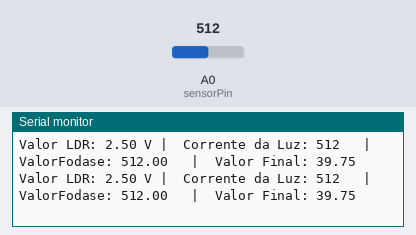
The sketch below on a simulated ESP8266 (NodeMCU). Parts: the last lines printed to the serial monitor. The test bench sets the inputs (shaded band); at power-on: A0 (sensorPin) = 512.

Above: at 1.2 s.
1.3 s: A0 (sensorPin) set to 716
At 1.34 s:
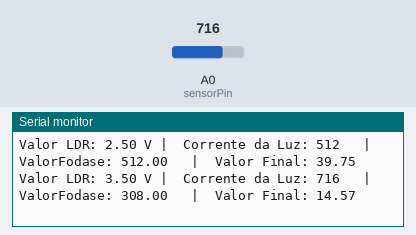
2.8 s: A0 (sensorPin) set to 900
At 2.88 s:
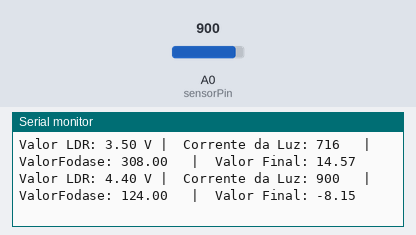
Timing chart, 0 to 5.8 s (numbered marks = the images above; inputs shaded):
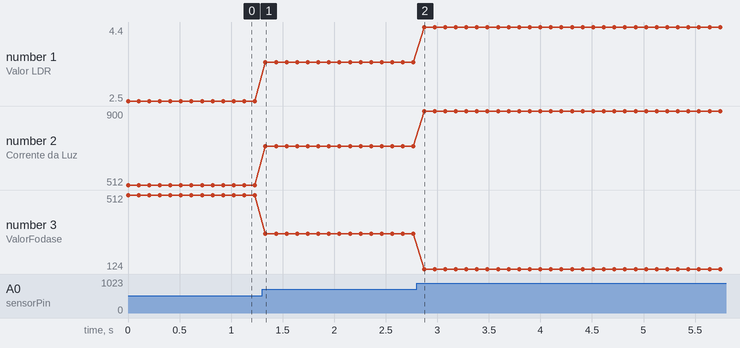

Measured:
- after the input at 1.3 s, the serial monitor: prints a new line at once (image 1)
- after the input at 2.8 s, the serial monitor: prints a new line after 0.07 s (image 2)
- plotted number 1: 2.5 → 3.5 after the input at 1.3 s, 3.5 → 4.4 after the input at 2.8 s
- plotted number 2: 512 → 716 after the input at 1.3 s, 716 → 900 after the input at 2.8 s
- plotted number 3: 512 → 308 after the input at 1.3 s, 308 → 124 after the input at 2.8 s

The sketch:

esp8266_LOLin_light_sensor_v01.ino
```cpp
#include <ESP8266WiFi.h>

const int sensorPin = A0; // Pino analógico conectado ao sensor LDR
const int intervaloLeitura = 100; // Intervalo entre leituras em milissegundos (5 segundos)

void setup() {
  Serial.begin(115200); // Inicia a comunicação serial
  pinMode(sensorPin, INPUT); // Configura o pino do sensor como entrada
}

void loop() {
   int valorSensor = analogRead(sensorPin); // Lê o valor do sensor LDR
  float voltagem = valorSensor * (5 / 1023.0); // Converte o valor para voltagem
  float correnteLuz = voltagem / 10000.0; // Calcula a corrente da luz (em Amperes)
  float potenciaLuz = correnteLuz * voltagem; // Calcula a potência da luz (em Watts)

  // limite inferior: 190
  // limite superior: 1000
  // diferença: 810

  // 1024 - x = 900   ou:   1024-124=900

  float valorfodase = 1024 - valorSensor;

  float valorfinal = (valorfodase - 190) / 810 * 100;
  //float valorfinal = (810 - valorSensor) / 810 * 100;

  Serial.print("Valor LDR: ");
  Serial.print(voltagem);
  Serial.print(" V |  Corrente da Luz: ");
  Serial.print(valorSensor);
  Serial.print("   |  ValorFodase: ");
  Serial.print(valorfodase);
  Serial.print("   |  Valor Final: ");
  Serial.println(valorfinal);
  // Serial.print(" | Voltagem: ");
  // Serial.print(correnteLuz);
  // Serial.print(" A | Potência da Luz: ");
  // Serial.print(potenciaLuz);
  // Serial.println(" W");

  delay(intervaloLeitura); // Aguarda o intervalo entre leituras

}
```
